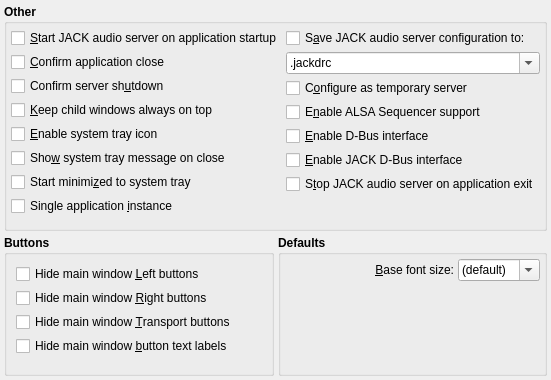
     <widget class="QWidget" name="MiscTabPage">
      <attribute name="title">
       <string>Misc</string>
      </attribute>
      <layout class="QGridLayout">
       <property name="margin">
        <number>4</number>
       </property>
       <property name="spacing">
        <number>4</number>
       </property>
       <item row="0" column="0" colspan="2">
        <widget class="QGroupBox" name="OtherGroupBox">
         <property name="font">
          <font>
           <weight>75</weight>
           <bold>true</bold>
          </font>
         </property>
         <property name="title">
          <string>Other</string>
         </property>
         <property name="flat">
          <bool>true</bool>
         </property>
         <layout class="QGridLayout">
          <property name="margin">
           <number>4</number>
          </property>
          <property name="spacing">
           <number>4</number>
          </property>
          <item row="0" column="0">
           <layout class="QVBoxLayout">
            <property name="spacing">
             <number>4</number>
            </property>
            <property name="margin">
             <number>0</number>
            </property>
            <item>
             <widget class="QCheckBox" name="StartJackCheckBox">
              <property name="font">
               <font>
                <weight>50</weight>
                <bold>false</bold>
               </font>
              </property>
              <property name="toolTip">
               <string>Whether to start JACK audio server immediately on application startup</string>
              </property>
              <property name="text">
               <string>&amp;Start JACK audio server on application startup</string>
              </property>
             </widget>
            </item>
            <item>
             <widget class="QCheckBox" name="QueryCloseCheckBox">
              <property name="font">
               <font>
                <weight>50</weight>
                <bold>false</bold>
               </font>
              </property>
              <property name="toolTip">
               <string>Whether to ask for confirmation on application exit</string>
              </property>
              <property name="text">
               <string>&amp;Confirm application close</string>
              </property>
             </widget>
            </item>
            <item>
             <widget class="QCheckBox" name="QueryShutdownCheckBox">
              <property name="font">
               <font>
                <weight>50</weight>
                <bold>false</bold>
               </font>
              </property>
              <property name="toolTip">
               <string>Whether to ask for confirmation on JACK audio server shutdown</string>
              </property>
              <property name="text">
               <string>Confirm server sh&amp;utdown</string>
              </property>
             </widget>
            </item>
            <item>
             <widget class="QCheckBox" name="KeepOnTopCheckBox">
              <property name="font">
               <font>
                <weight>50</weight>
                <italic>false</italic>
                <bold>false</bold>
               </font>
              </property>
              <property name="toolTip">
               <string>Whether to keep all child windows on top of the main window</string>
              </property>
              <property name="text">
               <string>&amp;Keep child windows always on top</string>
              </property>
             </widget>
            </item>
            <item>
             <widget class="QCheckBox" name="SystemTrayCheckBox">
              <property name="font">
               <font>
                <weight>50</weight>
                <bold>false</bold>
               </font>
              </property>
              <property name="toolTip">
               <string>Whether to enable the system tray icon</string>
              </property>
              <property name="text">
               <string>&amp;Enable system tray icon</string>
              </property>
             </widget>
            </item>
            <item>
             <widget class="QCheckBox" name="SystemTrayQueryCloseCheckBox">
              <property name="font">
               <font>
                <weight>50</weight>
                <bold>false</bold>
               </font>
              </property>
              <property name="toolTip">
               <string>Whether to show system tray message on main window close</string>
              </property>
              <property name="text">
               <string>Sho&amp;w system tray message on close</string>
              </property>
             </widget>
            </item>
            <item>
             <widget class="QCheckBox" name="StartMinimizedCheckBox">
              <property name="font">
               <font>
                <weight>50</weight>
                <bold>false</bold>
               </font>
              </property>
              <property name="toolTip">
               <string>Whether to start minimized to system tray</string>
              </property>
              <property name="text">
               <string>Start minimi&amp;zed to system tray</string>
              </property>
             </widget>
            </item>
            <item>
             <widget class="QCheckBox" name="SingletonCheckBox">
              <property name="font">
               <font>
                <weight>50</weight>
                <bold>false</bold>
               </font>
              </property>
              <property name="toolTip">
               <string>Whether to restrict to one single application instance (X11)</string>
              </property>
              <property name="text">
               <string>Single application &amp;instance</string>
              </property>
             </widget>
            </item>
           </layout>
          </item>
          <item row="0" column="1">
           <layout class="QVBoxLayout">
            <property name="spacing">
             <number>4</number>
            </property>
            <property name="margin">
             <number>0</number>
            </property>
            <item>
             <widget class="QCheckBox" name="ServerConfigCheckBox">
              <property name="font">
               <font>
                <weight>50</weight>
                <bold>false</bold>
               </font>
              </property>
              <property name="toolTip">
               <string>Whether to save the JACK server command-line configuration into a local file (auto-start)</string>
              </property>
              <property name="text">
               <string>S&amp;ave JACK audio server configuration to:</string>
              </property>
             </widget>
            </item>
            <item>
             <widget class="QComboBox" name="ServerConfigNameComboBox">
              <property name="font">
               <font>
                <weight>50</weight>
                <bold>false</bold>
               </font>
              </property>
              <property name="toolTip">
               <string>The server configuration local file name (auto-start)</string>
              </property>
              <property name="editable">
               <bool>true</bool>
              </property>
              <item>
               <property name="text">
                <string>.jackdrc</string>
               </property>
              </item>
             </widget>
            </item>
            <item>
             <widget class="QCheckBox" name="ServerConfigTempCheckBox">
              <property name="font">
               <font>
                <weight>50</weight>
                <bold>false</bold>
               </font>
              </property>
              <property name="toolTip">
               <string>Whether to exit once all clients have closed (auto-start)</string>
              </property>
              <property name="text">
               <string>C&amp;onfigure as temporary server</string>
              </property>
             </widget>
            </item>
            <item>
             <widget class="QCheckBox" name="AlsaSeqEnabledCheckBox">
              <property name="font">
               <font>
                <weight>50</weight>
                <bold>false</bold>
               </font>
              </property>
              <property name="toolTip">
               <string>Whether to enable ALSA Sequencer (MIDI) support on startup</string>
              </property>
              <property name="text">
               <string>E&amp;nable ALSA Sequencer support</string>
              </property>
             </widget>
            </item>
            <item>
             <widget class="QCheckBox" name="DBusEnabledCheckBox">
              <property name="font">
               <font>
                <weight>50</weight>
                <bold>false</bold>
               </font>
              </property>
              <property name="toolTip">
               <string>Whether to enable D-Bus interface</string>
              </property>
              <property name="text">
               <string>&amp;Enable D-Bus interface</string>
              </property>
             </widget>
            </item>
            <item>
             <widget class="QCheckBox" name="JackDBusEnabledCheckBox">
              <property name="font">
               <font>
                <weight>50</weight>
                <bold>false</bold>
               </font>
              </property>
              <property name="toolTip">
               <string>Whether to enable JACK D-Bus interface</string>
              </property>
              <property name="text">
               <string>&amp;Enable JACK D-Bus interface</string>
              </property>
             </widget>
            </item>
            <item>
             <widget class="QCheckBox" name="StopJackCheckBox">
              <property name="font">
               <font>
                <weight>50</weight>
                <bold>false</bold>
               </font>
              </property>
              <property name="toolTip">
               <string>Whether to stop JACK audio server on application exit</string>
              </property>
              <property name="text">
               <string>S&amp;top JACK audio server on application exit</string>
              </property>
             </widget>
            </item>
            <item>
             <spacer>
              <property name="orientation">
               <enum>Qt::Vertical</enum>
              </property>
              <property name="sizeHint">
               <size>
                <width>20</width>
                <height>8</height>
               </size>
              </property>
             </spacer>
            </item>
           </layout>
          </item>
          <item row="1" column="0" colspan="2">
           <spacer>
            <property name="orientation">
             <enum>Qt::Vertical</enum>
            </property>
            <property name="sizeHint">
             <size>
              <width>20</width>
              <height>8</height>
             </size>
            </property>
           </spacer>
          </item>
         </layout>
        </widget>
       </item>
       <item row="1" column="0">
        <widget class="QGroupBox" name="ButtonsGroupBox">
         <property name="font">
          <font>
           <weight>75</weight>
           <bold>true</bold>
          </font>
         </property>
         <property name="title">
          <string>Buttons</string>
         </property>
         <property name="flat">
          <bool>true</bool>
         </property>
         <layout class="QVBoxLayout">
          <item>
           <layout class="QVBoxLayout">
            <property name="spacing">
             <number>4</number>
            </property>
            <property name="margin">
             <number>0</number>
            </property>
            <item>
             <widget class="QCheckBox" name="LeftButtonsCheckBox">
              <property name="font">
               <font>
                <weight>50</weight>
                <bold>false</bold>
               </font>
              </property>
              <property name="toolTip">
               <string>Whether to hide the left button group on the main window</string>
              </property>
              <property name="text">
               <string>Hide main window &amp;Left buttons</string>
              </property>
             </widget>
            </item>
            <item>
             <widget class="QCheckBox" name="RightButtonsCheckBox">
              <property name="font">
               <font>
                <weight>50</weight>
                <bold>false</bold>
               </font>
              </property>
              <property name="toolTip">
               <string>Whether to hide the right button group on the main window</string>
              </property>
              <property name="text">
               <string>Hide main window &amp;Right buttons</string>
              </property>
             </widget>
            </item>
            <item>
             <widget class="QCheckBox" name="TransportButtonsCheckBox">
              <property name="font">
               <font>
                <weight>50</weight>
                <bold>false</bold>
               </font>
              </property>
              <property name="toolTip">
               <string>Whether to hide the transport button group on the main window</string>
              </property>
              <property name="text">
               <string>Hide main window &amp;Transport buttons</string>
              </property>
             </widget>
            </item>
            <item>
             <widget class="QCheckBox" name="TextLabelsCheckBox">
              <property name="font">
               <font>
                <weight>50</weight>
                <bold>false</bold>
               </font>
              </property>
              <property name="toolTip">
               <string>Whether to hide the text labels on the main window buttons</string>
              </property>
              <property name="text">
               <string>Hide main window &amp;button text labels</string>
              </property>
             </widget>
            </item>
           </layout>
          </item>
          <item>
           <spacer>
            <property name="orientation">
             <enum>Qt::Vertical</enum>
            </property>
            <property name="sizeHint">
             <size>
              <width>20</width>
              <height>8</height>
             </size>
            </property>
           </spacer>
          </item>
         </layout>
        </widget>
       </item>
       <item row="1" column="1">
        <widget class="QGroupBox" name="DefaultsGroupBox">
         <property name="font">
          <font>
           <weight>75</weight>
           <bold>true</bold>
          </font>
         </property>
         <property name="title">
          <string>Defaults</string>
         </property>
         <property name="flat">
          <bool>true</bool>
         </property>
         <layout class="QGridLayout">
          <property name="margin">
           <number>4</number>
          </property>
          <property name="spacing">
           <number>4</number>
          </property>
          <item row="1" column="0" colspan="3">
           <spacer>
            <property name="orientation">
             <enum>Qt::Vertical</enum>
            </property>
            <property name="sizeHint">
             <size>
              <width>20</width>
              <height>8</height>
             </size>
            </property>
           </spacer>
          </item>
          <item row="0" column="1">
           <widget class="QLabel" name="BaseFontSizeTextLabel">
            <property name="font">
             <font>
              <weight>50</weight>
              <bold>false</bold>
             </font>
            </property>
            <property name="text">
             <string>&amp;Base font size:</string>
            </property>
            <property name="alignment">
             <set>Qt::AlignRight|Qt::AlignTrailing|Qt::AlignVCenter</set>
            </property>
            <property name="buddy">
             <cstring>BaseFontSizeComboBox</cstring>
            </property>
           </widget>
          </item>
          <item row="0" column="2">
           <widget class="QComboBox" name="BaseFontSizeComboBox">
            <property name="font">
             <font>
              <weight>50</weight>
              <bold>false</bold>
             </font>
            </property>
            <property name="toolTip">
             <string>Base application font size (pt.)</string>
            </property>
            <property name="editable">
             <bool>true</bool>
            </property>
            <item>
             <property name="text">
              <string>(default)</string>
             </property>
            </item>
            <item>
             <property name="text">
              <string>6</string>
             </property>
            </item>
            <item>
             <property name="text">
              <string>7</string>
             </property>
            </item>
            <item>
             <property name="text">
              <string>8</string>
             </property>
            </item>
            <item>
             <property name="text">
              <string>9</string>
             </property>
            </item>
            <item>
             <property name="text">
              <string>10</string>
             </property>
            </item>
            <item>
             <property name="text">
              <string>11</string>
             </property>
            </item>
            <item>
             <property name="text">
              <string>12</string>
             </property>
            </item>
           </widget>
          </item>
         </layout>
        </widget>
       </item>
      </layout>
     </widget>
